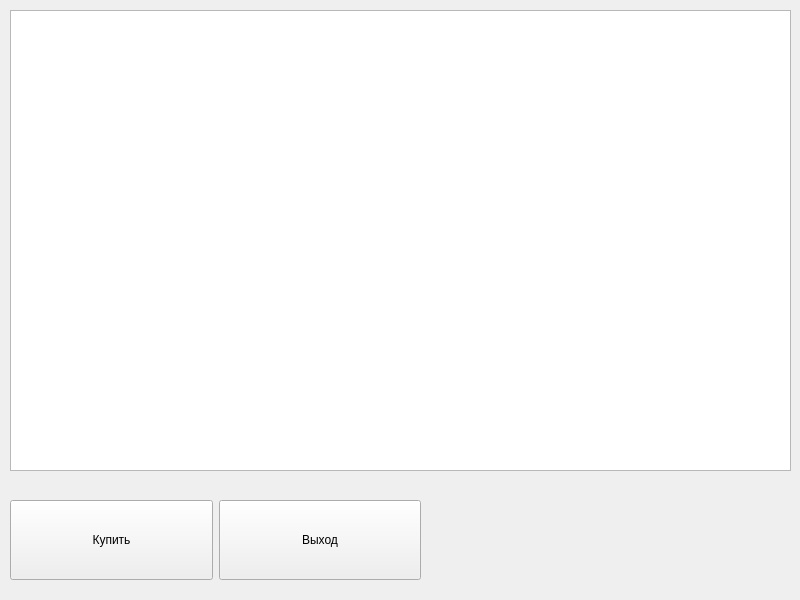
<?xml version="1.0" encoding="UTF-8"?>
<ui version="4.0">
 <class>MainWindow</class>
 <widget class="QMainWindow" name="MainWindow">
  <property name="geometry">
   <rect>
    <x>0</x>
    <y>0</y>
    <width>800</width>
    <height>600</height>
   </rect>
  </property>
  <property name="windowTitle">
   <string>MainWindow</string>
  </property>
  <widget class="QWidget" name="centralwidget">
   <widget class="QWidget" name="horizontalLayoutWidget">
    <property name="geometry">
     <rect>
      <x>10</x>
      <y>500</y>
      <width>411</width>
      <height>80</height>
     </rect>
    </property>
    <layout class="QHBoxLayout" name="horizontalLayout">
     <item>
      <widget class="QPushButton" name="buy_button">
       <property name="sizePolicy">
        <sizepolicy hsizetype="Minimum" vsizetype="Expanding">
         <horstretch>0</horstretch>
         <verstretch>0</verstretch>
        </sizepolicy>
       </property>
       <property name="text">
        <string>Купить</string>
       </property>
      </widget>
     </item>
     <item>
      <widget class="QPushButton" name="exit_button">
       <property name="sizePolicy">
        <sizepolicy hsizetype="Minimum" vsizetype="Expanding">
         <horstretch>0</horstretch>
         <verstretch>0</verstretch>
        </sizepolicy>
       </property>
       <property name="text">
        <string>Выход</string>
       </property>
      </widget>
     </item>
    </layout>
   </widget>
   <widget class="QListWidget" name="shop_list">
    <property name="geometry">
     <rect>
      <x>10</x>
      <y>10</y>
      <width>781</width>
      <height>461</height>
     </rect>
    </property>
    <property name="font">
     <font>
      <pointsize>16</pointsize>
     </font>
    </property>
   </widget>
  </widget>
 </widget>
 <resources/>
 <connections/>
</ui>
